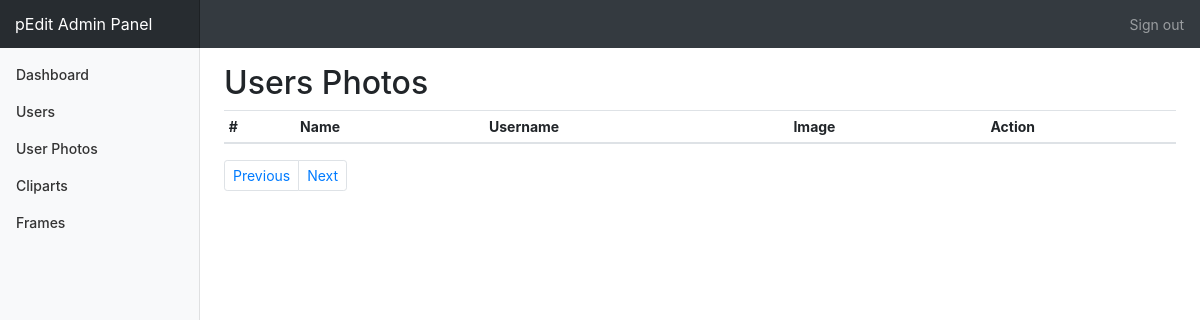
Page /admin/user_photos.php (signed in) on the earlier database version.
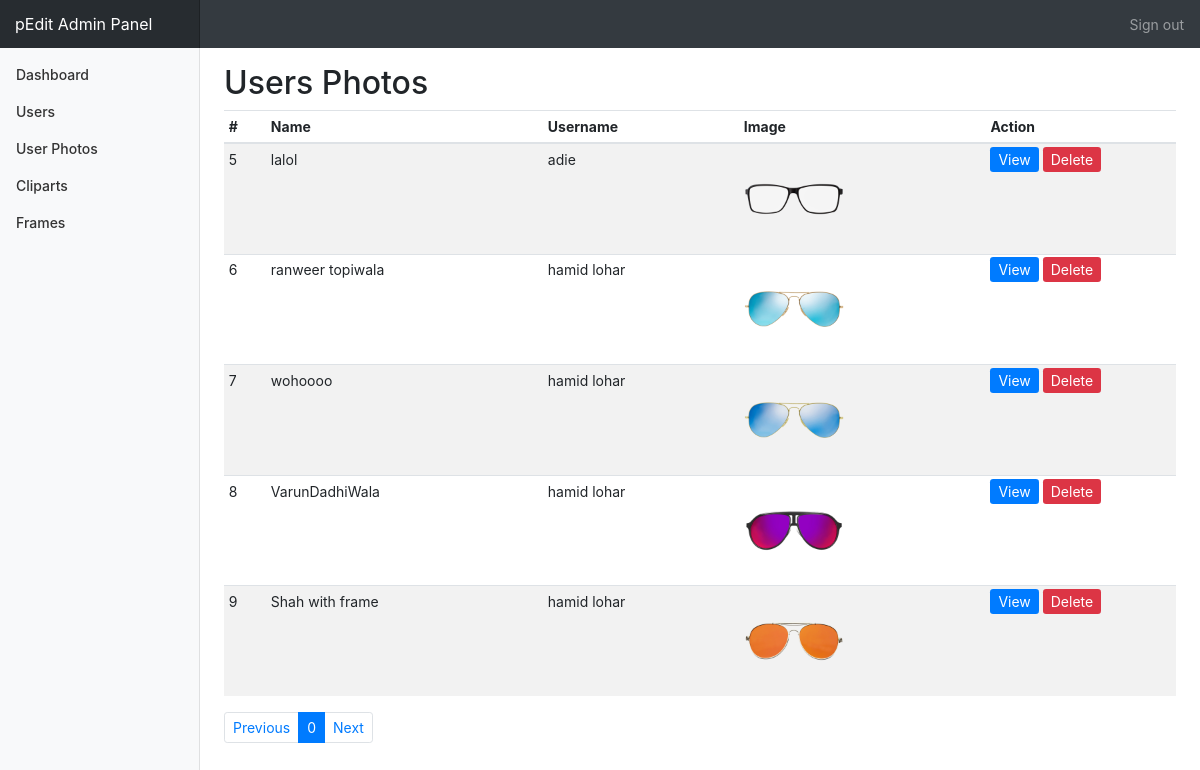
Same page on the later database version.
### tables this page shows
CREATE TABLE `user_photos` (
  `id` int(11) NOT NULL,
  `name` varchar(255) NOT NULL,
  `user_id` int(11) NOT NULL,
  `status` int(11) NOT NULL,
  `path` varchar(255) NOT NULL
);

### dbfiles/db.php (called while the page is built, shortened)
<?php
$db=Array(
	"host"=>"localhost",
	"username"=>"root",
	"password"=>"",
	"name"=>"iEdit"
);
function sql_query($query){
	global $db;
	$con=mysqli_connect($db['host'],$db['username'],$db['password'],$db['name']);
	$arr=[];
	$res=mysqli_query($con,$query);
	while ($row=mysqli_fetch_assoc($res)) {
		$arr[]=$row;
	}
	return $arr;
}
?>

### admin/user_photos.php (the view, shortened to what this page needs)
<?php
require "../dbfiles/db.php";
require "header.php";
$start=0;
$count=20;
$total_items=sql_query("select count(id) as total from user_photos")[0]['total'];
?>
		<main role="main" class="col-md-9 ml-sm-auto col-lg-10 pt-3 px-4">
          <h2>Users Photos
          </h2>
          <div class="table-responsive">
            <table class="table table-striped table-sm">
              <thead>
                <tr>
                  <th>#</th>
                  <th>Name</th>
                  <th>Username</th>
                  <th>Image</th>
                  <th width="20%">Action</th>
                </tr>
              </thead>
              <tbody>
              	<?php
              	$allCliparts=sql_query("select id,name,(select name from users where id=user_photos.user_id) as username from user_photos limit {$start} ,{$count}");
              	foreach ($allCliparts as $key => $value) {
              		echo "<tr>
		                  <td>{$value['id']}</td>
		                  <td>{$value['name']}</td>
		                  <td>{$value['username']}</td>
		                  <td><img src='../user_photos/png/{$value['id']}.png' style='width:100px;'></td>
		                  <td>";
		                  ?>
		                  <a class="btn-sm btn-primary" href="#">View</a>
		                  <a class="btn-sm btn-danger" href="db_model.php?delete_user_photo=1&id=<?php echo $value['id']; ?>" >Delete</a>
		                  <?php
		                  echo "</td>
		                </tr>";
              	}
              ?>
              </tbody>
            </table>
          </div>
          <ul class="pagination pagination-sm">
			<li class="page-item"><a class="page-link" href="?start=<?php echo ($start-20 < 0)?0:$start-20; ?>">Previous</a></li>
				<?php
					for($i=0;$i<$total_items;$i+=20){
						$st=$i;
						$cnt=$i/20;
						if($start/20 == $cnt){
							echo "<li class='page-item active'><a class='page-link' href='?start={$st}'>{$cnt}</a></li>";
						}
						else{
							echo "<li class='page-item'><a class='page-link' href='?start={$st}'>{$cnt}</a></li>";
						}
					}
				?>
			<li class="page-item"><a class="page-link" href="?start=<?php echo ($start > $total_items)?$start:$start+20; ?>">Next</a></li>
		</ul>
        </main>
<?php
require "footer.php";
?>

### admin/header.php (shortened to what this page needs)
<!doctype html>
<html lang="en">
  <head>
    <link href="../vendor/bootstrap/css/bootstrap.min.css" rel="stylesheet">
    <link href="dashboard.css" rel="stylesheet">
  </head>
  <body>
    <nav class="navbar navbar-dark sticky-top bg-dark flex-md-nowrap p-0">
      <a class="navbar-brand col-sm-3 col-md-2 mr-0" href="#">pEdit Admin Panel</a>
      <ul class="navbar-nav px-3">
        <li class="nav-item text-nowrap">
          <a class="nav-link" href="login.php?adminLogout">Sign out</a>
        </li>
      </ul>
    </nav>
    <div class="container-fluid">
      <div class="row">
        <nav class="col-md-2 d-none d-md-block bg-light sidebar">
          <div class="sidebar-sticky">
            <ul class="nav flex-column">
              <li class="nav-item">
                <a class="nav-link" href="index.php">
                  Dashboard
                </a>
              </li>
              <li class="nav-item">
                <a class="nav-link" href="users.php">
                  Users
                </a>
              </li>
              <li class="nav-item">
                <a class="nav-link" href="user_photos.php">
                  User Photos
                </a>
              </li>
              <li class="nav-item">
                <a class="nav-link" href="cliparts.php">
                  Cliparts
                </a>
              </li>
              <li class="nav-item">
                <a class="nav-link" href="frames.php">
                  Frames
                </a>
              </li>
            </ul>
          </div>
        </nav>

### admin/footer.php (shortened to what this page needs)
	</div>
    </div>
  </body>
</html>

### admin/dashboard.css (style rules this page uses)
body { font-size: .875rem; }
.sidebar { position: fixed; top: 0; bottom: 0; left: 0; z-index: 100; padding: 0; box-shadow: inset -1px 0 0 rgba(0, 0, 0, .1); }
.sidebar-sticky { position: -webkit-sticky; position: sticky; top: 48px; height: calc(100vh - 48px); padding-top: .5rem; overflow-x: hidden; overflow-y: auto; }
.sidebar .nav-link { font-weight: 500; color: #333; }
.navbar-brand { padding-top: .75rem; padding-bottom: .75rem; font-size: 1rem; background-color: rgba(0, 0, 0, .25); box-shadow: inset -1px 0 0 rgba(0, 0, 0, .25); }

Differences in the rows shown:
added user_photos: id "5", name "lalol", username "adie", shows a picture
added user_photos: id "6", name "ranweer topiwala", username "hamid lohar", shows a picture
added user_photos: id "7", name "wohoooo", username "hamid lohar", shows a picture
added user_photos: id "8", name "VarunDadhiWala", username "hamid lohar", shows a picture
added user_photos: id "9", name "Shah with frame", username "hamid lohar", shows a picture
Other differences:
new list line: "0"
